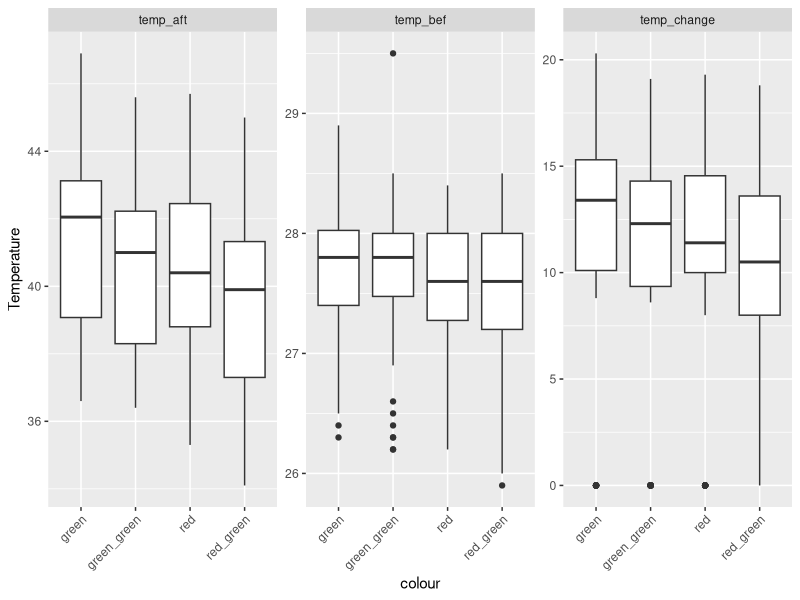

The R script that drew this image:
# packages install
install.packages("tidyverse")
install.packages("ggplot2")

# libraries
library(tidyverse)
library(ggplot2)

# Reading in csv
Jp <- read.csv("R_Deliverable.csv")

# summary of the data with all the headings and characters
Jp

# tidying up the data
# change the names in colour and add back to Jp
Jp$colour[Jp$colour == "red - green"] <- "red_green"
Jp$colour[Jp$colour == "green-green"] <- "green_green"

# tidying the data and making the boxplot

Jp %>%
  group_by(colour) %>%
    select(!c("pair", "number", "shoot", "temp_ctr", "wet_weight", "time", "shoot_flower", "dry_weight")) %>% # removing the columns that are not needed
      pivot_longer(cols = c("temp_bef", "temp_aft", "temp_change"),
      names_to = "variable", values_to = "Temperature") %>% # making the data long            
        ggplot() +     
        geom_boxplot(aes(y = Temperature, x = colour)) + # making the boxplot to hae the temperature on the y axis and the colour on the x axis                          
        theme(axis.text.x = element_text(angle = 45, hjust = 1))                                                       +      
        facet_wrap(vars(variable), scales = "free") # facet_wrap to have the boxplot for each variable         

                      
